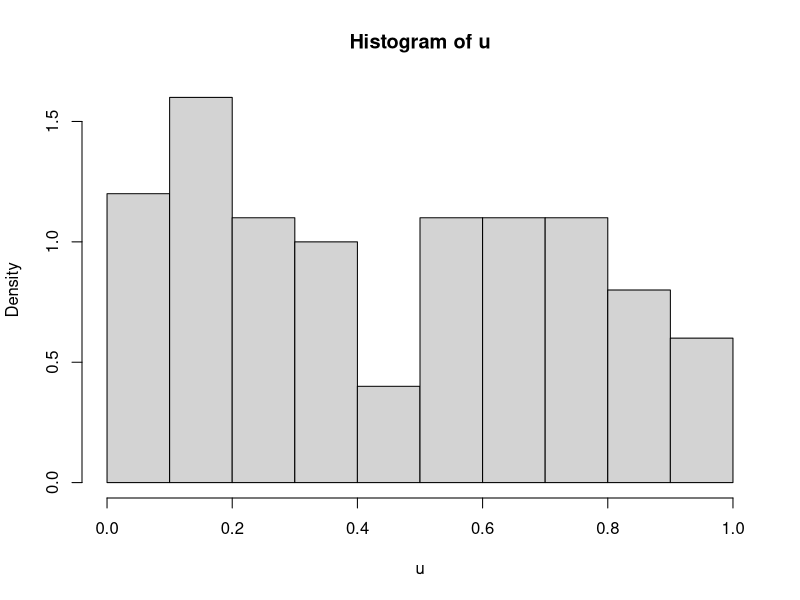
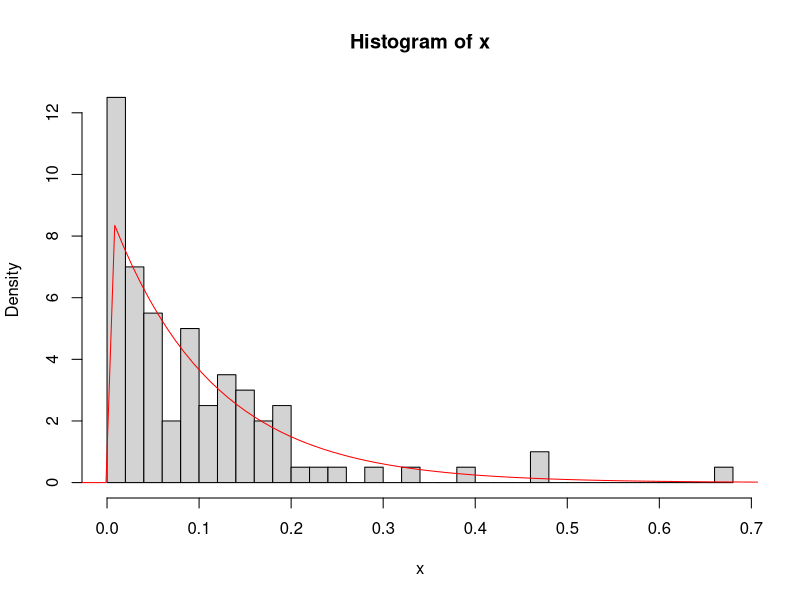
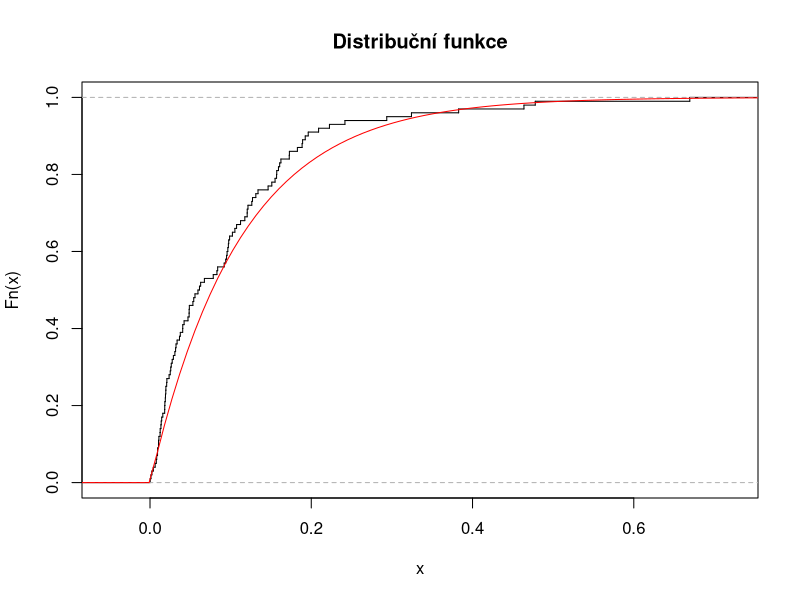
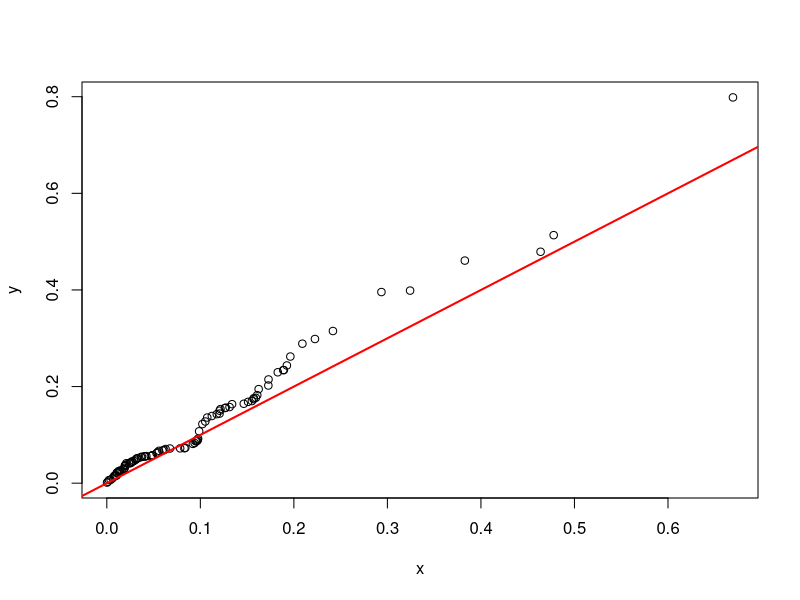
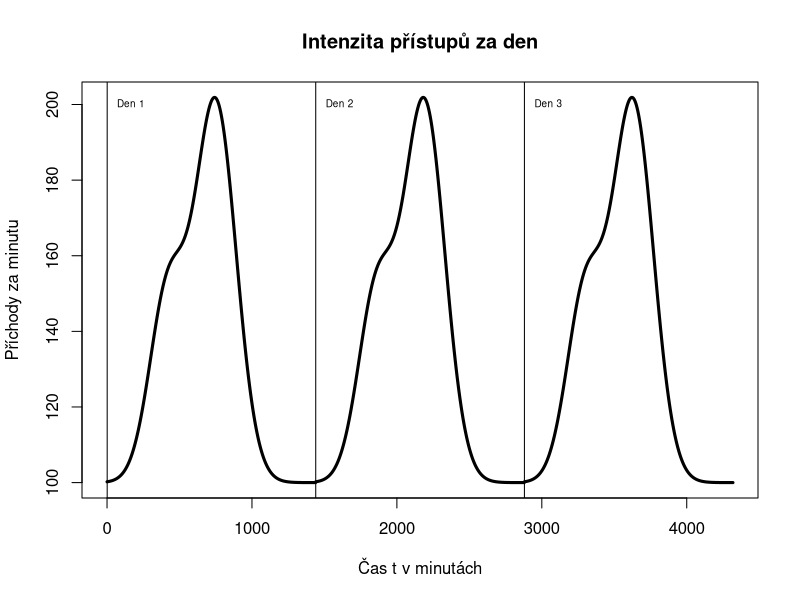
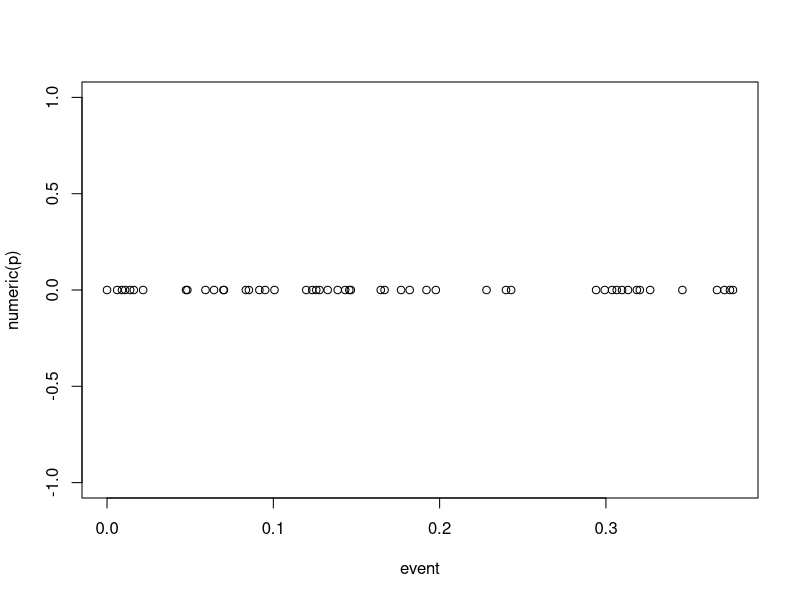
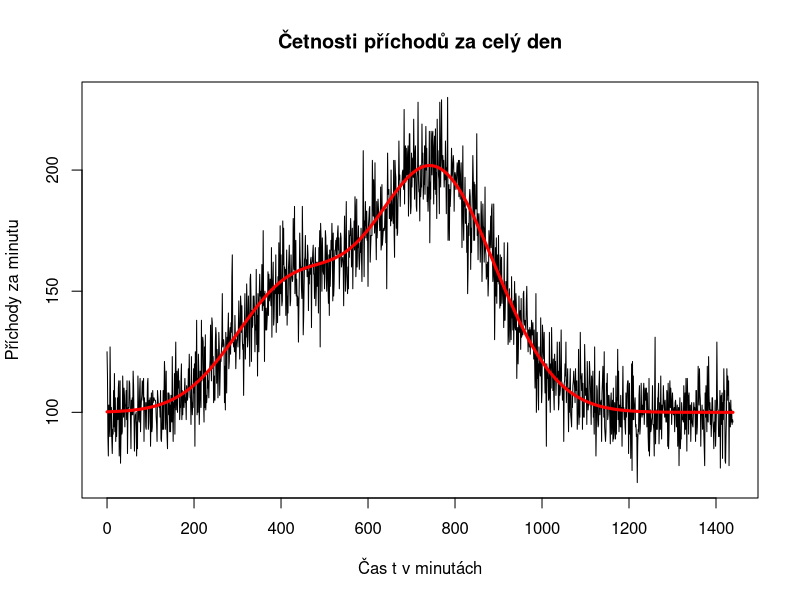
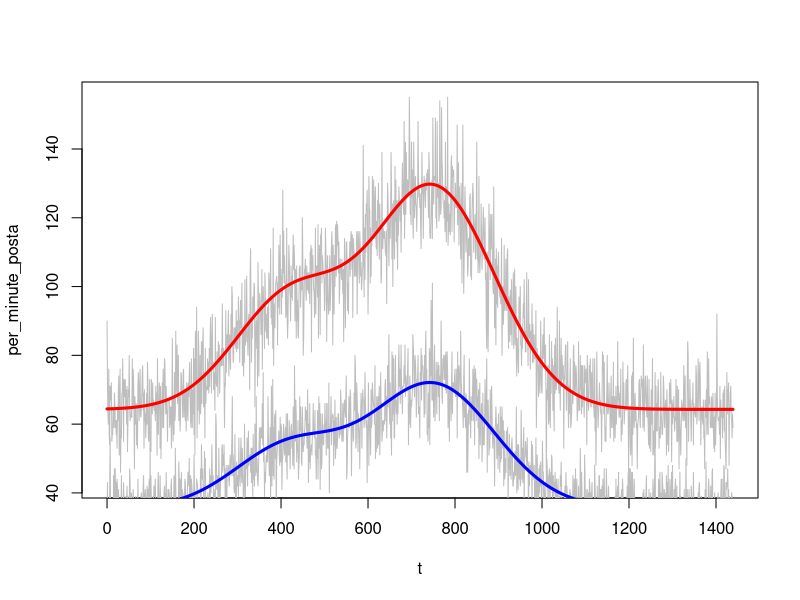

The R script that drew these images, in order:
# http://en.wikipedia.org/wiki/Exponential_distribution#Generating_exponential_variates
K = nchar('Tomas') # jmeno
L = nchar('Nesrovnal') # prijmeni

#################################################################
# 1

n = K*20
u=runif(n, min=0, max=1) # Generuje n náhodných hodnot z UNIF(0,1)
x=-log(1-u)/L # Exp rozdělení z rovnoměrného inverzní distr. fcí.

#################################################################
# 1.2
hist(u, freq=FALSE)
hist(x, breaks=5*K, freq=FALSE) # Histogram našich hodnot
#help(hist) freq --> logical;
#if TRUE, the histogram graphic is a representation of frequencies, the counts component of the result;
#if FALSE, probability densities, component density, are plotted (so that the histogram has a total area of one).
xWidth=max(x)-min(x) # Rozpětí hodnot
xGrid=seq(min(x)-0.2*xWidth,max(x)+0.2*xWidth,length=n) # vytvoří hodnoty kvantilů (?)
lines (xGrid,dexp(xGrid, rate=L), col='red') # přiloží graf hustoty k histogramu

################################################################
# 1.3
plot(ecdf(x), verticals=TRUE, do.points = FALSE, main="Distribuční funkce") # Opsáno ze zadáni, graf emp. exp. fce
lines (xGrid,pexp(xGrid, rate = L), col='red')  # přiloží graf teoretické fce

################################################################
# 1.4
y=rexp(n, rate=L) # hodnoty ze stejného rozdělení jako se kterým porovnáváme
qqplot(x, y)
abline(0,1, col='red', lwd=2)
#Pokud jsou hodnoty obou rozdělení stejné, ležely by na červené čáře. Hodnoty nejdál od čáry se nejvíce vychylují.

################################################################
# 1.5

################################################################
# 1.6

chisq.test(x, p=y/sum(y)) 

# Chi-squared test for given probabilities
# data:  x
# X-squared = 58.0799, df = 99, p-value = 0.9997
# Warning message:
# In chisq.test(x, p = y/sum(y)) : Chi-squared approximation may be incorrect

#TODO: najit ks.test a zkusit to podle toho

###############################################################
# 2.1

lambda = function(t){100+50*exp(-(t-420)^2/(3600*L))+100*
                       exp(-(L*(-30*L+t-480)^2)/360000)}
# prvni perioda
t=seq(0,3*(24*60)-1)
#TODO: popsat osu v levo
plot(t,lambda(t%%(24*60)),lty="solid",lwd=3,type='l',
     main="Intenzita přístupů za den",
     ylab="Příchody za minutu",
     xlab="Čas t v minutách")
text(0, 200, "Den 1", cex=0.6, pos=4)
text(24*60, 200, "Den 2", cex=0.6, pos=4)
text(24*120, 200, "Den 3", cex=0.6, pos=4)
abline(h = 0, v = 01)
abline(h = 0, v = 24*60)
abline(h = 0, v = 24*120)
###############################################################
# 2.2

p = K*10 # prichod
event = numeric(p) #array TODO: prejmenovat
s = 10^-4 # step TODO: vypocitat z lamdy
t = 0 # time = Aktuální čas
i = p # iterator

# Cyklus simuluje ubíhající čas (po skocích delta) a na základě
# funkce lambda generuje příchod zákazníka
while (0 < i) {
  if (runif(1, min=0, max=1) < lambda(t) * s) {
    i = i - 1
    event[i] = t # oznacime cas udalosti
  }
  t = t + s
} 
plot(event, numeric(p))

#################################################################
# 2.3

t=seq(0,(24*60)-1)
per_minute = numeric(24*(60))    # Vektor uschovávající počet příchodů za minutu
delta      = 1 / 1000             # Delta t
j          = 0                    # Index
tau        = 0                    # Aktuální bod na časové ose

# Bacha běží to fakt dlouho, nezvyšujte moc deltu !!!
# Cyklus simuluje ubíhající čas (po skocích delta) a zvyšuje četnost příchodu na základě fce lambda
# Četnost výskytů se akumuluje do "binů" šířky jedné minuty
while (j<24*60) {
  j = tau %/% 1                   # Přiřadíme j dolní celou část tau 
  tau = tau + delta               # Tau zvýšíme o delta t
  rand = runif(1, min=0, max=1)   # Náhodná hodnota
  if (rand < lambda(j) * delta) { # S danou pravděpodobností nastane událost
    per_minute[j+1] = per_minute[j+1] + 1
  }
}

write(per_minute, file = "per_minute.txt", ncolumns = 1, append = FALSE)

# Doporučovaný histogram nepotřebuju, mám hodnoty v per_minute
plot (t,per_minute, lwd=1, type='l',
      main="Četnosti příchodů za celý den",
      ylab="Příchody za minutu",
      xlab="Čas t v minutách")   # Vykreslí experimentálně zjištěná data
lines (t,lambda(t), lwd=3, col='red')  # Přiloží graf teoretické fce



############################################################################
# 3
kuryr = K/(K+L)                   # Pravděpodobnost, že si vezmou kurýra
per_minute_kuryr = numeric(24*60) # Vektor uschovávající počet odvozů kurýrem

i = 1                             # Index
# Cyklus prochází všechny minutové výskyty a spočíta pravděpodobnosti, že zákazník použije kurýra
while (i<=24*60) {
  j = 1                           # Index
  while (j<=per_minute[i]) {
    rand = runif(1, min=0, max=1) # Náhodná hodnota
    if (rand < kuryr) {           # S danou pravděpodobností zvolí kurýra
      per_minute_kuryr[i] = per_minute_kuryr[i] + 1
    }
    j = j + 1
  }
  i = i + 1
}

per_minute_posta = per_minute - per_minute_kuryr  # Jednoduchý doplněk

write(per_minute_kuryr, file = "per_minute_kuryr.txt", ncolumns = 1, append = FALSE)
write(per_minute_posta, file = "per_minute_posta.txt", ncolumns = 1, append = FALSE)

plot  (t,per_minute_posta,    lwd=1, col='grey', type='l') # Vykreslí experimentálně zjištěná data
lines (t,lambda(t)*(1-kuryr), lwd=3, col='red')            # Přiloží graf teoretické fce

lines (t,per_minute_kuryr, lwd=1, col='grey', type='l')    # Vykreslí experimentálně zjištěná data
lines (t,lambda(t)*kuryr,  lwd=3, col='blue')              # Přiloží graf teoretické fce
